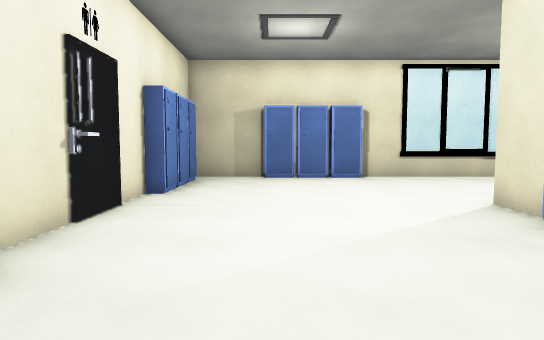
View 1 (above)

16 first-person views from a walk through a level from a Godot 3-D game. The camera is 1.3 m above the floor, tilts 4° down and sees 75° across. The floor is counted in squares, 1 m on a side. Each view is taken from the middle of a square. On the plan, view 1 faces up. The plan holds only what a view shows up to about 15 squares ahead; the rest is blank.

View 2
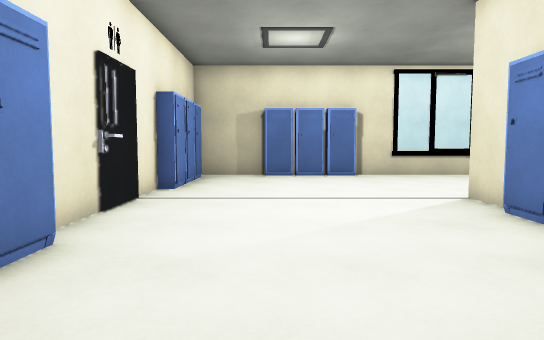

View 3
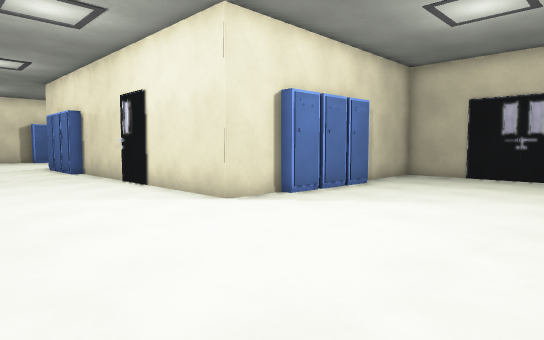

View 4
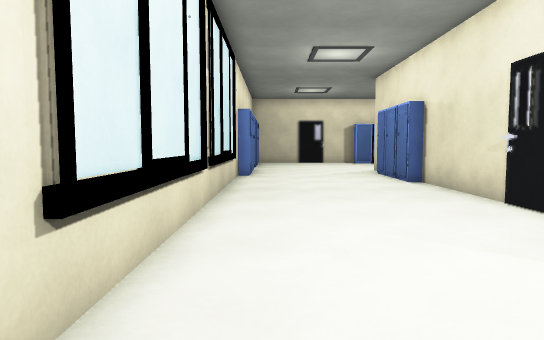

View 5
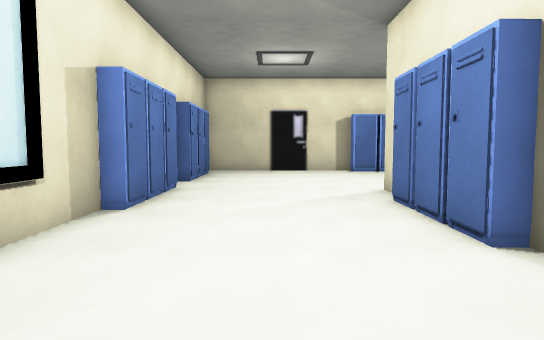

View 6
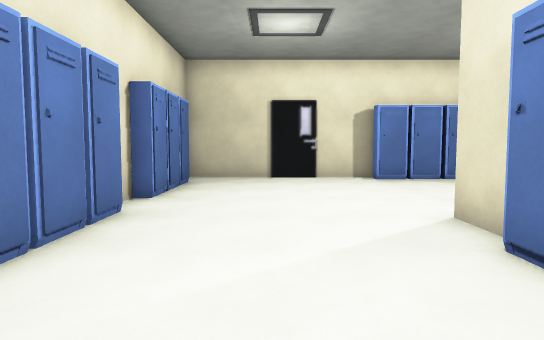

View 7
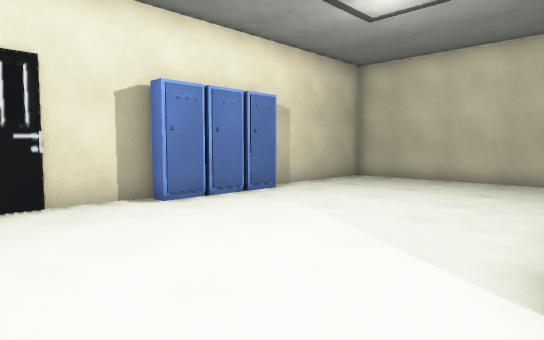

View 8
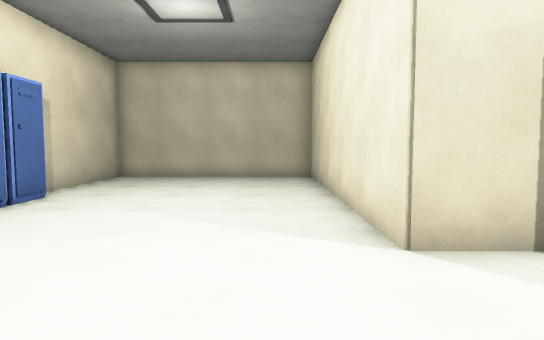

View 9
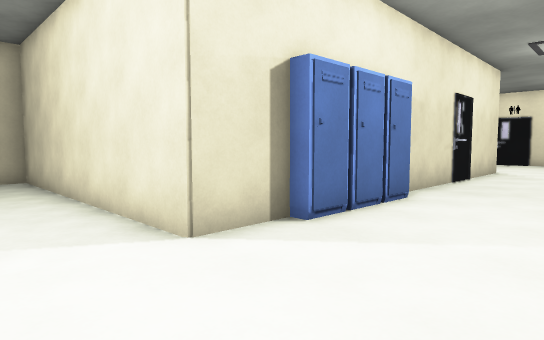

View 10
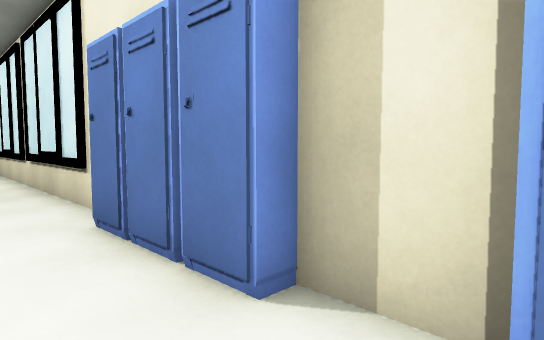

View 11
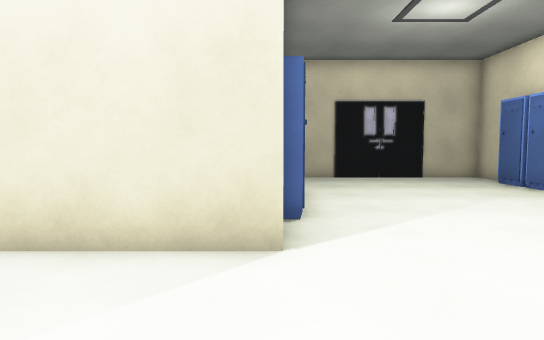

View 12
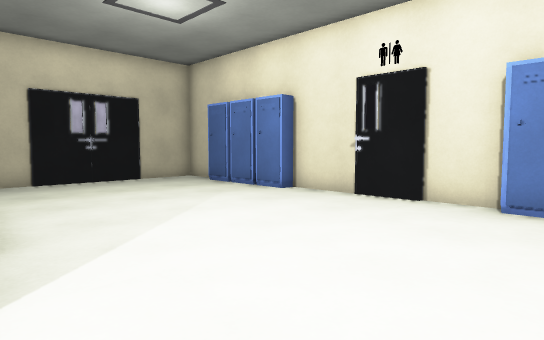

View 13
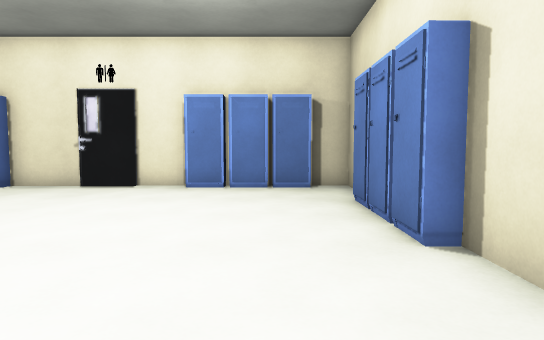

View 14
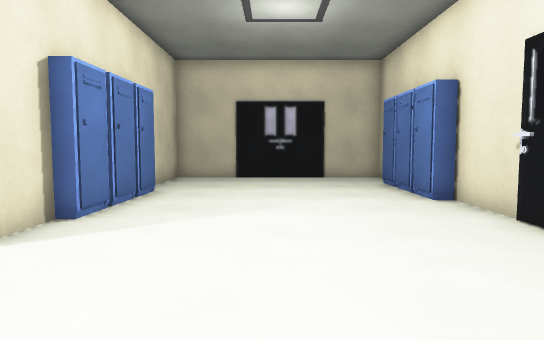

View 15
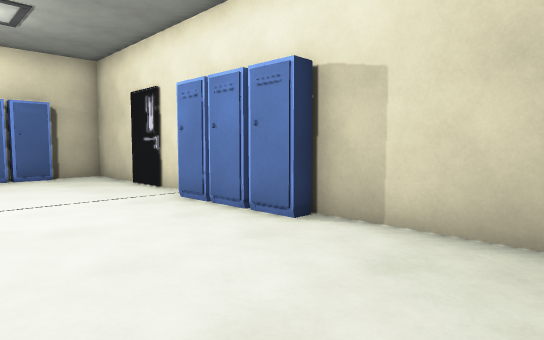

View 16
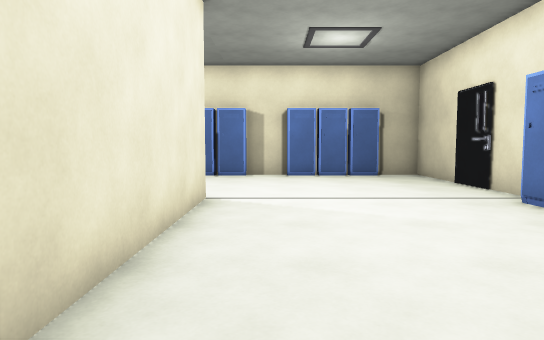

### Floor plan
Points are (right, up) in squares from view 1. A wall is a line through its corners. A room is listed if a view was taken in it or the views show most of it. See-through windows are left out.
Room 1 (views 1, 2, 3, 4, 5, 6, 7, 8, 9, 10, 11, 12, 13, 14, 15, 16)
walls: (10.2, 8) (10.7, 8); (19.5, 7.7) (21.4, 7.7) (21.4, -2.7) (29.3, -2.7) (29.3, 2.4); (17.5, 14.4) (-3.4, 14.4) (-3.4, 13.6); (4.9, 5.8) (4.9, 7.7) (15.5, 7.7); (23.6, 14.4) (21.9, 14.4); (29, 9.2) (29, 9.8); (-3.1, 6.4) (-3.1, 5.9); (29.3, 7.8) (29.3, 14.4) (26.1, 14.4); (0.1, -2.1) (1.2, -2.1); (-3.4, 9.2) (-3.4, 3.8); (-3.4, -1) (-3.4, -2.4) (4.9, -2.4) (4.9, 1.1)
ways out: closed door at (-3, 6.5); closed door at (0.5, -2); closed door at (10.5, 8); closed door at (29, 10)
objects: locker (-3, 0); locker (-3, 1) to (-3, 2); locker (-3, 3); locker (-3, 10); locker (-3, 11); locker (-3, 12) to (-3, 13); locker (0, 14); locker (1, 14); locker (2, 14) to (3, 14); locker (4, 3); locker (4, 4); locker (4, 5); locker (16, 8); locker (17, 8); locker (18, 14) to (19, 14); locker (19, 8); locker (20, 14); locker (21, 14) to (22, 14); locker (24, 14); locker (25, 14); locker (26, 14) to (27, 14); locker (29, 3) to (29, 4); locker (29, 5); locker (29, 6) to (29, 7)

Where each view was taken, in squares from view 1:
view 1: 0 up, 0 right, facing up
view 2: 1 down, 0 right, facing up
view 3: 13 up, 2 left, facing down-right
view 4: 13 up, 3 right, facing right
view 5: 11 up, 11 right, facing right
view 6: 11 up, 15 right, facing right
view 7: 11 up, 21 right, facing down-right
view 8: 12 up, 23 right, facing down
view 9: 12 up, 24 right, facing down-left
view 10: 12 up, 24 right, facing up-left
view 11: 12 up, 5 right, facing down
view 12: 11 up, 5 right, facing down-left
view 13: 12 up, 8 right, facing left
view 14: 12 up, 1 right, facing down
view 15: 1 down, 24 right, facing up-right
view 16: 1 down, 23 right, facing up
